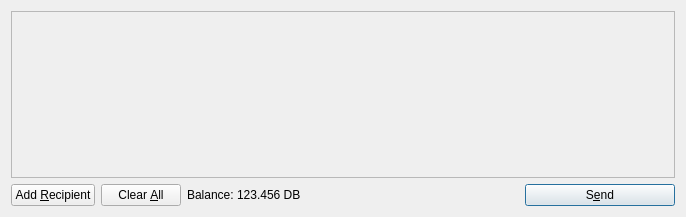
<?xml version="1.0" encoding="UTF-8"?>
<ui version="4.0">
 <class>SendCoinsDialog</class>
 <widget class="QDialog" name="SendCoinsDialog">
  <property name="geometry">
   <rect>
    <x>0</x>
    <y>0</y>
    <width>686</width>
    <height>217</height>
   </rect>
  </property>
  <property name="windowTitle">
   <string>Send Coins</string>
  </property>
  <layout class="QVBoxLayout" name="verticalLayout">
   <item>
    <widget class="QScrollArea" name="scrollArea">
     <property name="widgetResizable">
      <bool>true</bool>
     </property>
     <widget class="QWidget" name="scrollAreaWidgetContents">
      <property name="geometry">
       <rect>
        <x>0</x>
        <y>0</y>
        <width>666</width>
        <height>165</height>
       </rect>
      </property>
      <layout class="QVBoxLayout" name="verticalLayout_2">
       <property name="margin">
        <number>0</number>
       </property>
       <item>
        <layout class="QVBoxLayout" name="entries">
         <property name="spacing">
          <number>6</number>
         </property>
        </layout>
       </item>
       <item>
        <spacer name="verticalSpacer">
         <property name="orientation">
          <enum>Qt::Vertical</enum>
         </property>
         <property name="sizeHint" stdset="0">
          <size>
           <width>20</width>
           <height>40</height>
          </size>
         </property>
        </spacer>
       </item>
      </layout>
     </widget>
    </widget>
   </item>
   <item>
    <layout class="QHBoxLayout" name="horizontalLayout">
     <item>
      <widget class="QPushButton" name="addButton">
       <property name="toolTip">
        <string>Send to multiple recipients at once</string>
       </property>
       <property name="text">
        <string>Add &amp;Recipient</string>
       </property>
       <property name="icon">
        <iconset resource="../bitcoin.qrc">
         <normaloff>:/icons/add</normaloff>:/icons/add</iconset>
       </property>
       <property name="autoDefault">
        <bool>false</bool>
       </property>
      </widget>
     </item>
     <item>
      <widget class="QPushButton" name="clearButton">
       <property name="sizePolicy">
        <sizepolicy hsizetype="Minimum" vsizetype="Fixed">
         <horstretch>0</horstretch>
         <verstretch>0</verstretch>
        </sizepolicy>
       </property>
       <property name="toolTip">
        <string>Remove all transaction fields</string>
       </property>
       <property name="text">
        <string>Clear &amp;All</string>
       </property>
       <property name="icon">
        <iconset resource="../bitcoin.qrc">
         <normaloff>:/icons/remove</normaloff>:/icons/remove</iconset>
       </property>
       <property name="autoRepeatDelay">
        <number>300</number>
       </property>
       <property name="autoDefault">
        <bool>false</bool>
       </property>
      </widget>
     </item>
     <item>
      <layout class="QHBoxLayout" name="horizontalLayout_2">
       <property name="spacing">
        <number>3</number>
       </property>
       <item>
        <widget class="QLabel" name="label">
         <property name="text">
          <string>Balance:</string>
         </property>
        </widget>
       </item>
       <item>
        <widget class="QLabel" name="labelBalance">
         <property name="cursor">
          <cursorShape>IBeamCursor</cursorShape>
         </property>
         <property name="text">
          <string>123.456 DB</string>
         </property>
         <property name="textInteractionFlags">
          <set>Qt::LinksAccessibleByMouse|Qt::TextSelectableByKeyboard|Qt::TextSelectableByMouse</set>
         </property>
        </widget>
       </item>
      </layout>
     </item>
     <item>
      <spacer name="horizontalSpacer">
       <property name="orientation">
        <enum>Qt::Horizontal</enum>
       </property>
       <property name="sizeHint" stdset="0">
        <size>
         <width>40</width>
         <height>20</height>
        </size>
       </property>
      </spacer>
     </item>
     <item>
      <widget class="QPushButton" name="sendButton">
       <property name="minimumSize">
        <size>
         <width>150</width>
         <height>0</height>
        </size>
       </property>
       <property name="toolTip">
        <string>Confirm the send action</string>
       </property>
       <property name="text">
        <string>S&amp;end</string>
       </property>
       <property name="icon">
        <iconset resource="../bitcoin.qrc">
         <normaloff>:/icons/send</normaloff>:/icons/send</iconset>
       </property>
       <property name="default">
        <bool>true</bool>
       </property>
      </widget>
     </item>
    </layout>
   </item>
  </layout>
 </widget>
 <resources>
  <include location="../bitcoin.qrc"/>
 </resources>
 <connections/>
</ui>
